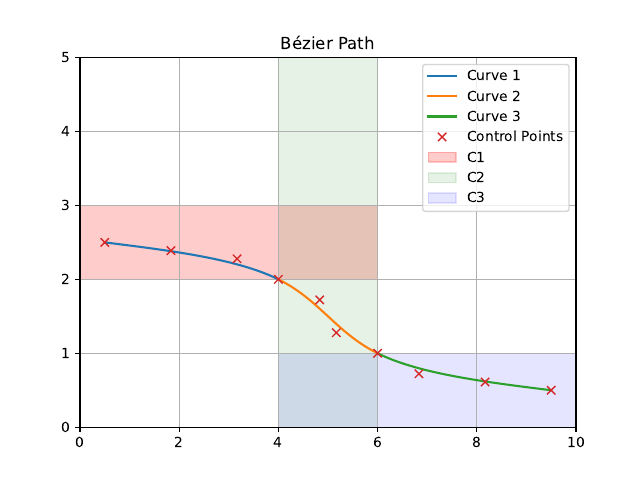

This chart was generated by the following Python code:
import cvxpy as cp
import numpy as np
from matplotlib import pyplot as plt

"""
start = (0.5, 2.5)
goal = (9.5, 0.5)

P0=start
P9=goal
Free space C1, C2, C3
3 Bezier curves a 4 Points
B1(t)=(1−t)^3 *P0+ 3(1−t)^2 *t*P1+3(1−t)*t^2*P2+t^3*P3 , t∈[0,1]
B2(t)=(1−t)^3 *P3+ 3(1−t)^2 *t*P4+3(1−t)*t^2*P5+t^3*P6 
B3(t)=(1−t)^3 *P6+ 3(1−t)^2 *t*P7+3(1−t)*t^2*P8+t^3*P9 

d_B1(1) = 3 * (P3 - P2)
d_B2(0) = 3 * (P4 - P3)
d_B2(1) = 3 * (P6 - P5)
d_B3(0) = 3 * (P7 - P6)

dd_B1(1) = -6 (P2-P1) + 6 (P3-P2) = 6(P1 -2P2 + P3)
dd_B2(0) = -6 (P4-P3) + 6 (P5-P4) = 6(P3 -2P4 + P5)
dd_B2(1) = -6 (P5-P4) + 6 (P6-P5) = 6(P4 -2P5 + P6)
dd_B3(0) = -6 (P7-P6) + 6 (P8-P7) = 6(P6 -2P7 + P8)

1. P0, P1, P2, P3 all in C1
2. P3, P4, P5, P6 all in C2
3. P6, P7, P8, P9 all in C3

P3 in C1 and C2
P6 in C2 and C3

C1 : 0 <= x <= 6; 2 <= y <= 3
C2 : 4 <= x <= 6; 0 <= y <= 5
C3 : 4 <= x <= 10; 0 <= y <= 1

Continues:
C1: d_B1(1) == d_B2(0), d_B2(1) == d_B3(0)
C2: dd_B1(1) == dd_B2(0), dd_B2(1) == dd_B3(0)

"""
def bezier(P,t):
    B = (1 - t)**3 * P[0] + 3*(1 - t)**2 * t* P[1] + 3*(1 - t) * t**2 * P[2] + t**3 * P[3]
    return B

def main():
    start = [0.5, 2.5]
    goal = [9.5, 0.5]

    P = cp.Variable((10, 2))

    constraints = [
        P[0] == start,
        P[9] == goal,
        # C1
        P[1, 0] >= 0, P[1, 0] <= 6,
        P[2, 0] >= 0, P[2, 0] <= 6,
        P[3, 0] >= 4, P[3, 0] <= 6,  # P3 in C1 and C2

        P[1, 1] >= 2, P[1, 1] <= 3,
        P[2, 1] >= 2, P[2, 1] <= 3,
        P[3, 1] >= 2, P[3, 1] <= 3,

        # C2
        P[4, 0] >= 4, P[4, 0] <= 6,
        P[5, 0] >= 4, P[5, 0] <= 6,
        P[6, 0] >= 4, P[6, 0] <= 6,  # P6 in C2 and C3

        P[4, 1] >= 0, P[4, 1] <= 5,
        P[5, 1] >= 0, P[5, 1] <= 5,
        P[6, 1] >= 0, P[6, 1] <= 1,

        # C3
        P[7, 0] >= 4, P[7, 0] <= 10,
        P[8, 0] >= 4, P[8, 0] <= 10,

        P[7, 1] >= 0, P[7, 1] <= 1,
        P[8, 1] >= 0, P[8, 1] <= 1,

        # C1 continues
        P[4] + P[2] == 2 * P[3],
        P[7] + P[5] == 2 * P[6],
        # C2 continues
        P[1] - 2 * P[2] + P[3] == P[3] - 2 * P[4] + P[5],
        P[4] - 2 * P[5] + P[6] == P[6] - 2 * P[7] + P[8]
    ]
    #minimize length of the path
    objective = cp.Minimize(cp.sum_squares(P[1:] - P[:-1]))
    prob = cp.Problem(objective, constraints)
    prob.solve()

    print("Control points:\n", P.value)

    t_vals = np.linspace(0, 1, 100)
    P_val = P.value

    seg1 = np.array([bezier(P_val[0:4], t) for t in t_vals])
    seg2 = np.array([bezier(P_val[3:7], t) for t in t_vals])
    seg3 = np.array([bezier(P_val[6:10], t) for t in t_vals])

    plt.figure()

    plt.plot(seg1[:, 0], seg1[:, 1], label="Curve 1")
    plt.plot(seg2[:, 0], seg2[:, 1], label="Curve 2")
    plt.plot(seg3[:, 0], seg3[:, 1], label="Curve 3")
    plt.plot(P_val[:, 0], P_val[:, 1], 'x', label="Control Points")

    # Obstacles / Regions
    plt.fill([0, 6, 6, 0], [2, 2, 3, 3], color='red', alpha=0.2, label='C1')
    plt.fill([4, 6, 6, 4], [0, 0, 5, 5], color='green', alpha=0.1, label='C2')
    plt.fill([4, 10, 10, 4], [0, 0, 1, 1], color='blue', alpha=0.1, label='C3')


    plt.xlim(0, 10)
    plt.ylim(0, 5)
    plt.title("Bézier Path")
    plt.legend()
    plt.grid(True)
    plt.savefig("opt_toy.pdf")


if __name__ == "__main__":
    main()
